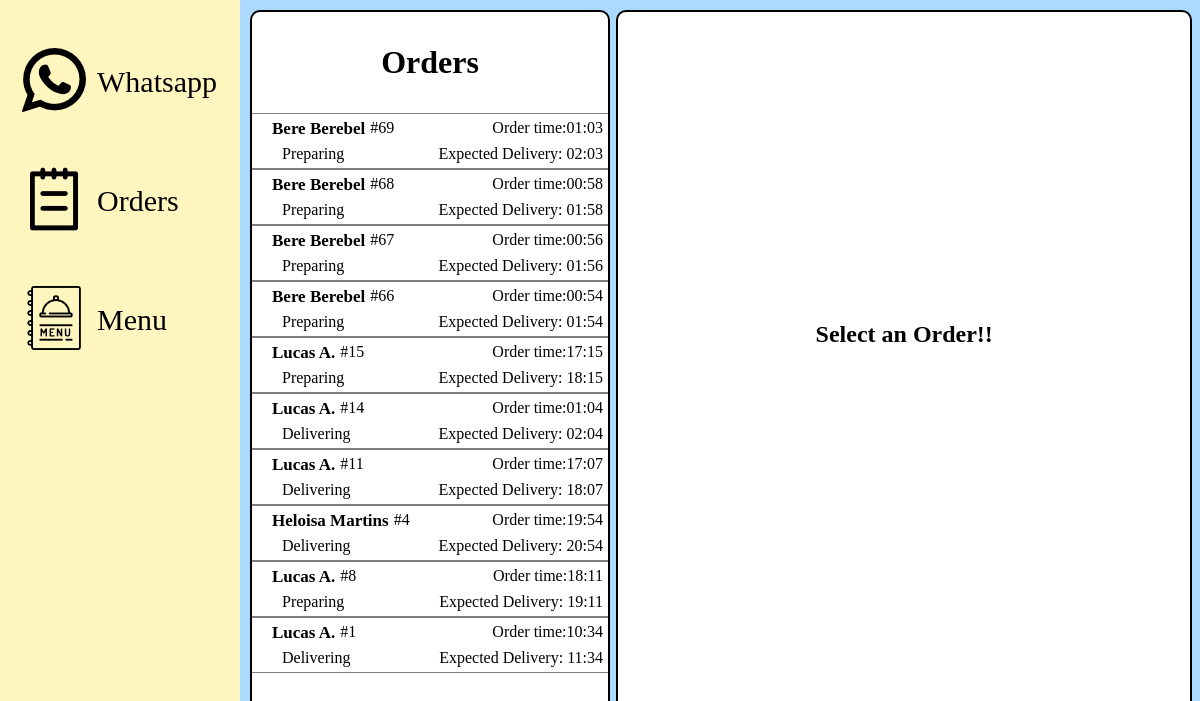
Before: /manage/ with the older database file.
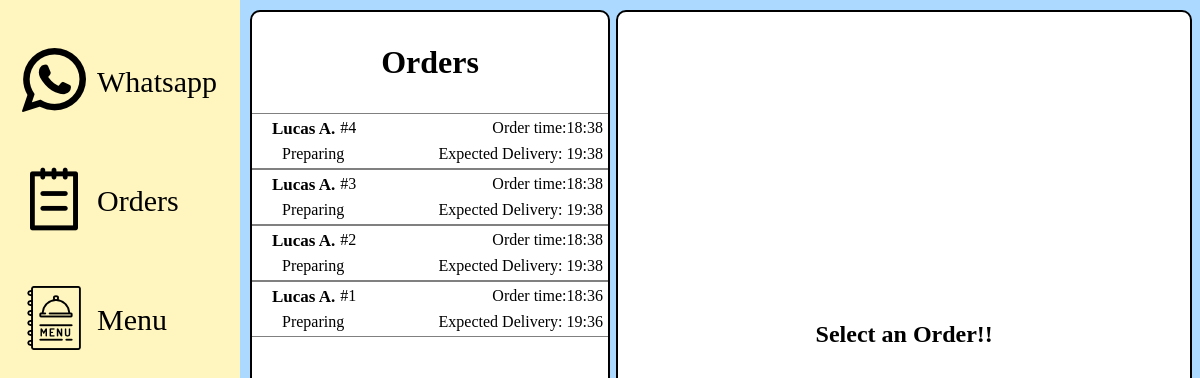
After: the same page with the newer database file.
### Bot/models.py (models this page shows, shortened)
class Orders(models.Model):
    contact_id = models.ForeignKey(Contacts, on_delete=models.CASCADE)
    total_value = models.FloatField(blank=True)
    order_date = models.DateTimeField(blank=True, null=True)
    deliver_address = models.TextField(blank=True)
    status = models.CharField(max_length=12, blank=True)
    observation = models.CharField(max_length=250, blank=True)
    def get_id(self):
        return f"{self.id}"
    class Meta: verbose_name_plural = 'Orders'

class Contacts(models.Model):
    name = models.CharField(max_length=32)
    phone_number = models.CharField(max_length=16, unique=True)
    class Meta: verbose_name_plural = 'Contacts'

### Bot/views.py (the view)
# urls.py: path('manage/', manage, name='manage'),
def manage(request, **kwargs):
    orders = Orders.objects.filter(status__in = ('Delivering', 'Preparing')).order_by('-order_date')
    if request.method == 'POST' or kwargs:
        id = kwargs.get('id')
        if request.POST.get('id') != None:
            id = request.POST.get('id')
        active_order = Orders.objects.get(id = id)
        if request.POST.get('print'):
            print_receipt(id)
        if request.POST.get('button_dispatch'):
            active_order.status = 'Delivering'
            send_message(RESPONSES['Delivering'],active_order.contact_id.phone_number,active_order.contact_id)
            active_order.save()
        if request.POST.get('button_finish'):
            active_order.status = 'Done'
            send_interactive_message(RESPONSES["Finish"],active_order.contact_id.phone_number,active_order.contact_id)
            send_message(RESPONSES['Finish_Social'],active_order.contact_id.phone_number,active_order.contact_id)
            active_order.save()
            return redirect('manage')
        num_orders = Orders.objects.filter(contact_id = active_order.contact_id).count()
        order_procuts = Order_Products.objects.filter(order_id = id)
    else:
        active_order = None
        num_orders = 0
        order_procuts = None
    return render(request, 'Manage/manage.html', {'delivery_price' : DELIVERY_PRICE,'orders' : orders, 'delivery_time' : DELIVERY_TIME, 'active_order' : active_order, 'num_order' : num_orders, 'order_products' : order_procuts})

### Bot/templates/Manage/manage.html
{% extends 'main.html' %}
{% load static %}
{% block styles %}
    <link rel="stylesheet" href="{% static 'css/manage.css' %}">
{% endblock %}
{% block content %}
    <section id="order_box">
        <p class="orders">Orders</p>
        <form method="POST"> {% csrf_token %}
            {% for order in orders %}
            <button class="buttonorder" type="submit" name="id" value="{{ order.get_id }}">
                <div class="order">
                    <span class="name">{{ order.contact_id.name }}</span><span class="order_id">#{{ order.id }}</span>
                    <span class="time">Order time:{{ order.order_date|time:"H:i" }}</span><br><br>
                    <span class="status">{{ order.status }}</span><span class="time_limit">Expected Delivery: {{ order.order_date|add:delivery_time|time:"H:i"}}</span>
                </div>
            </button>
            {% endfor %}
        </form>
    </section>
    <section id="active_order">
        {% if active_order %}
        <div class="header_order">
            <span class="name_order">{{ active_order.contact_id.name }} </span>
            <span class="order_number">Order #{{ active_order.id }}</span>
            <span class="time_order">• Order placed <b>{{ active_order.order_date|time:"H:i"}}</b></span><br><br>
            <span class="time_limit_order">Expected Delivery: <b>{{ active_order.order_date|add:delivery_time|time:"H:i"}}</b></span>
            <span class="customer_order_number">{{ num_order }} Orders</span>
            <a href="{% url 'chat_id' active_order.contact_id.id %}"><span class="customer_contact">Contact customer</span></a><br><br><br>
            <span class="order_address"> Delivery to: {{ active_order.deliver_address }}</span>
        </div>
        <div class="body_order">
            <div class="status_color">
                <span class="order_status">Status: {{ active_order.status }}</span><br><br>
                <span class="order_description">Observation: {{ active_order.observation }}</span>
            </div>
            {% for product in order_products %}
                <div class="list">
                    <span class="item">{{ product.quantity}}x {{ product.product_id.name }}</span>
                    <span class="total">$ {{ product.total|stringformat:".2f" }}</span><br>
                </div>
            {% endfor %}
            <div class="details">
                <div class="list">
                    <span class="item">Delivery Tax</span>
                    <span class="total">$ {{ delivery_price|stringformat:".2f" }}</span><br>
                </div>
                <div class="list">
                    <span class="item">Total</span>
                    <span class="total">$ {{ active_order.total_value|add:delivery_price|stringformat:".2f" }}</span><br>
                </div>
            </div>
        </div>
        <div class="buttons_order">
            <form method="POST"> {% csrf_token %}
                <input type="text" value="{{ active_order.id }}" hidden name="id">
                {% if active_order.status == 'Preparing' %}
                    <input class="dispatch_finish" type="submit" value="Dispatch" name="button_dispatch">
                {% endif %}
                {% if active_order.status == 'Delivering' %}
                    <input class="dispatch_finish" type="submit" value="Finish" name="button_finish">
                {% endif %}
                <input class="print" type="submit" value="Print" name="print">
            </form>
        </div>
        {% else %}
            <span class="noneselected"><center>Select an Order!!</center></span>
        {% endif %}
    </section>
{% endblock %}

Changed rows visible on the page:
removed Orders: contact_id.name "Bere Berebel", id "69", order_date "01:03", status "Preparing", order_date|add "02:03"
removed Orders: contact_id.name "Bere Berebel", id "68", order_date "00:58", status "Preparing", order_date|add "01:58"
removed Orders: contact_id.name "Bere Berebel", id "67", order_date "00:56", status "Preparing", order_date|add "01:56"
removed Orders: contact_id.name "Bere Berebel", id "66", order_date "00:54", status "Preparing", order_date|add "01:54"
removed Orders: contact_id.name "Lucas A.", id "15", order_date "17:15", status "Preparing", order_date|add "18:15"
removed Orders: contact_id.name "Lucas A.", id "14", order_date "01:04", status "Delivering", order_date|add "02:04"
removed Orders: contact_id.name "Lucas A.", id "11", order_date "17:07", status "Delivering", order_date|add "18:07"
removed Orders: contact_id.name "Lucas A.", id "8", order_date "18:11", status "Preparing", order_date|add "19:11"
changed Orders id 4: contact_id.name "Heloisa Martins" → "Lucas A."; order_date "19:54" → "18:38"; status "Delivering" → "Preparing"; order_date|add "20:54" → "19:38"
now on this page (row edited): Orders: contact_id.name "Lucas A.", id "3", order_date "18:38", status "Preparing", order_date|add "19:38"
now on this page (row edited): Orders: contact_id.name "Lucas A.", id "2", order_date "18:38", status "Preparing", order_date|add "19:38"
changed Orders id 1: order_date "10:34" → "18:36"; status "Delivering" → "Preparing"; order_date|add "11:34" → "19:36"
